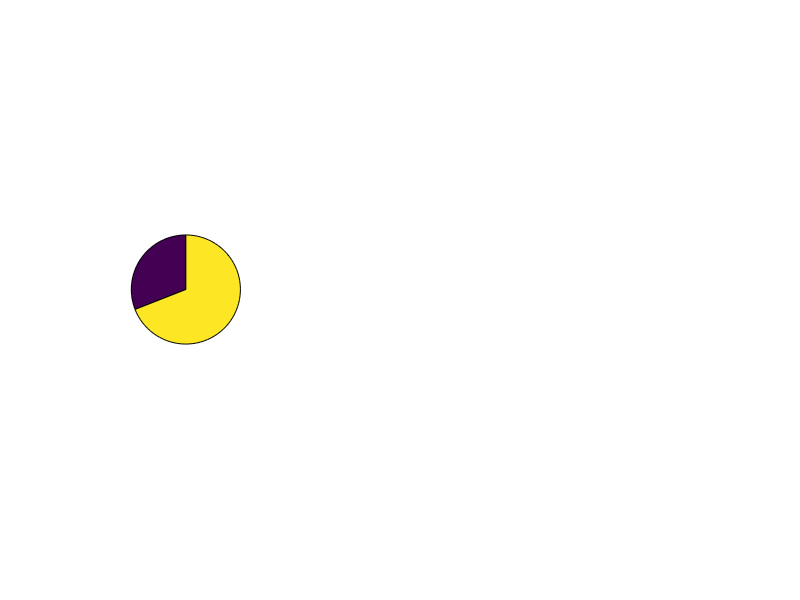

MATLAB code to generate this figure: (Note: this script raises an error after producing the figure.)
%% Data Setup
categories = {
    'Host-Based', 'Parasite-Based';
    'Deterministic', 'Stochastic';
    'Homogeneous (Flat)', 'Age-Structured'
};

counts = [13, 29; 26, 16; 14, 28];

titles = {'Transmission Unit', 'Mathematical Framework', 'Population Structure'};

colors = {[0.2 0.5 0.8; 0.9 0.4 0.2], ...
          [0.3 0.7 0.4; 0.8 0.3 0.5], ...
          [0.5 0.3 0.8; 0.2 0.7 0.7]};

%% --- Pie Charts (3 subplots) ---
figure('Position', [100 100 1200 420]);

for i = 1:3
    subplot(1, 3, i);

    % Pre-compute rounded whole number percentages
    total = sum(counts(i,:));
    pct1  = round(counts(i,1) / total * 100);
    pct2  = round(counts(i,2) / total * 100);

    % Draw pie and suppress default labels
    p = pie(counts(i,:), {'', ''});

    % Slice 1 styling
    p(1).FaceColor = colors{i}(1,:);
    p(1).EdgeColor = 'white';
    p(1).LineWidth = 1.5;

    % Slice 2 styling
    p(3).FaceColor = colors{i}(2,:);
    p(3).EdgeColor = 'white';
    p(3).LineWidth = 1.5;

    % Slice 1 label — whole number only e.g. 31%
    p(2).String     = sprintf('%d%%', pct1);
    p(2).FontSize   = 11;
    p(2).FontWeight = 'bold';
    p(2).Color      = 'white';

    % Slice 2 label — whole number only e.g. 69%
    p(4).String     = sprintf('%d%%', pct2);
    p(4).FontSize   = 11;
    p(4).FontWeight = 'bold';
    p(4).Color      = 'white';

    % Legend with count and whole number percentage
    labels = {sprintf('%s (n=%d, %d%%)', categories{i,1}, counts(i,1), pct1), ...
              sprintf('%s (n=%d, %d%%)', categories{i,2}, counts(i,2), pct2)};

    legend(labels, 'Location', 'southoutside', 'FontSize', 9, 'Box', 'off');

    title(titles{i}, 'FontSize', 13, 'FontWeight', 'bold');
end

%sgtitle('Study Characteristics Overview', 'FontSize', 15, 'FontWeight', 'bold');
